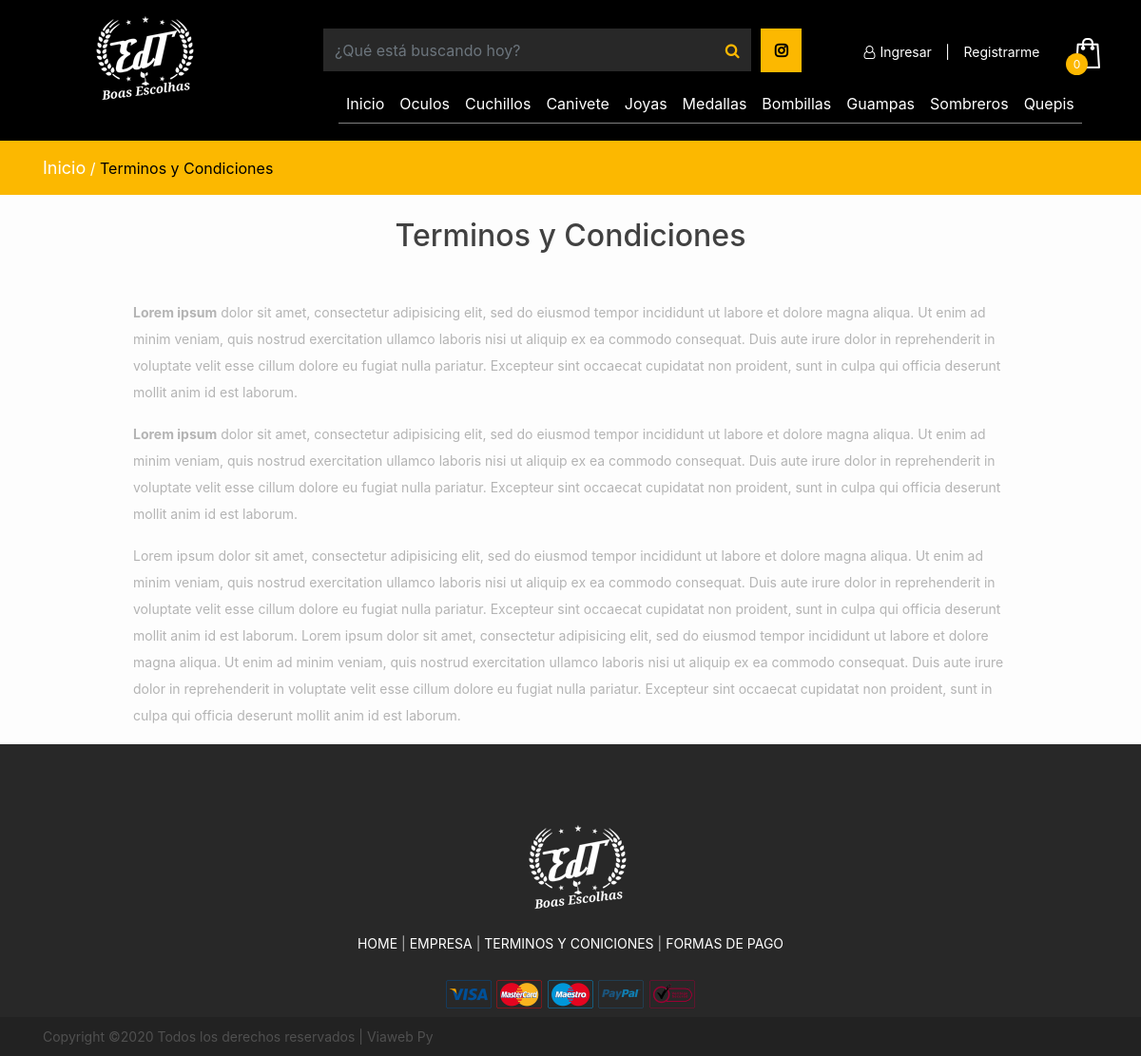
Page /terminos-y-condiciones.php on the committed database.
### tables this page shows
CREATE TABLE IF NOT EXISTS `tb_categoria` (
  `id` int(11) NOT NULL AUTO_INCREMENT,
  `nombre` varchar(80) NOT NULL,
  `id_padre` int(11) DEFAULT NULL,
  `menu` tinyint(1) NOT NULL,
  `url` varchar(80) DEFAULT NULL,
  `activo` tinyint(1) NOT NULL,
  PRIMARY KEY (`id`)
);

CREATE TABLE IF NOT EXISTS `cms` (
  `id` int(11) NOT NULL AUTO_INCREMENT,
  `pagina` varchar(80) NOT NULL,
  `contenido` text NOT NULL,
  PRIMARY KEY (`id`)
);

### includes/funciones.php (called while the page is built, shortened)
<?php
	function getAllMenuCategorias () {
		$connection = conn();
		$sql = "SELECT * FROM tb_categoria WHERE activo = '1' AND menu='1'";
		$query = $connection->prepare($sql);
		$query->execute();
		if ($query->rowCount() > 0) {
			$result= $query->fetchAll();
		} else {
			$result = null;
		}
		return $result;
	}
	function countCart() {
		$total=0;
		if (isset($_SESSION['cart'])) {
			foreach ($_SESSION['cart'] as $counter) {
				$total++;
			}
			$_SESSION['total_item_cart'] = $total;
			return $total;
		} else {
			return $total;
		}
	}
	function getInfo ($pag) {
		$connection = conn();
		$sql = "SELECT cms.* FROM cms WHERE pagina = '$pag'";
		$query = $connection->prepare($sql);
		$query->execute();
		if ($query->rowCount() > 0) {
			$result= $query->fetch();
		} else {
			$result = null;
		}
		return $result;
	}
            	?>

### terminos-y-condiciones.php (the view, shortened to what this page needs)
<!DOCTYPE html>
<html lang="zxx">
<?php
	include("includes/head.php");
	include("includes/funciones.php");
    $info_empresa = getInfo("terminos-y-condiciones.php");
?>
<body>
	<?php include("includes/header.php"); ?>
	<div class="page-info-section page-info">
		<div class="container">
			<div class="site-breadcrumb">
				<a href="index.php">Inicio</a> /
				<span>Terminos y Condiciones</span>
			</div>
		</div>
	</div>
	<div class="page-area product-page spad">
		<div class="container">
            <div class="box-title">
                <br>
                <h3 class="h2 text-center">Terminos y Condiciones</h3>
                <br>
            </div>
            <div class="row">
                <div class="col-md-1"></div>
                <div class="col-md-10">
                    <p><?php echo $info_empresa['contenido'];?></p>
                </div>
                <div class="col-md-1"></div>
            </div>
		</div>
	</div>
	<?php include("includes/footer.php");?>
</html>

### includes/header.php (shortened to what this page needs)
<?php
	$categorias= getAllMenuCategorias();
?>
<header>
<div class="container-fluid">
	<div class="row">
		<div class="container">
			<div class="row">
				<div class= "col-md-3">
					<div class="site-logo">
						<a href="index.php"><img src="img/logo.png" id="logo" alt="logo" ></a>
					</div>
				</div>
				<div class="col-md-9 col-sm-12 menu-area" id="menu">
					<div class="row">
						<div class="col-md-8 col-sm-12">
							<div class="input-group" id="busqueda">
								<input type="text" class="form-control" placeholder="¿Qué está buscando hoy?" id="busqueda-header">
								<div class="input-group-append">
									<button class="btn btn-secondary" type="button" onclick="sentSearch()">
										<i class="fa fa-search"></i>
									</button>
								</div>
							</div>
							<div class="social-top d-none d-lg-block d-md-block">
								<a href=""><i class="fa fa-instagram" aria-hidden="true"></i></a>
							</div>
						</div>
						<div class="col-md-4 col-sm-12">
							<div class="row">
								<div class="col-10 col-md-12">
									<div class="" style="margin-top: 10px;">
										<div class="header-right">
											<?php
												if (!isset($_SESSION['usuario'])){
											?>
												<a href="ingresar.php" class="user-menu register" style="margin-right: 10px;"> <i class="fa fa-user-o" aria-hidden="true"></i>Ingresar</a>
												<span class="user-menu register" style="margin-right: 10px;">|</span>
												<a href="registrar.php" class="user-menu register" style="margin-left: 0px;"> Registrarme</a>
											<?php } ?>
											<a href="cart.php" class="card-bag"><img src="img/icons/bag.png" alt=""><span><?php echo countCart(); ?></span></a>
										</div>
									</div>
								</div>
							</div>
						</div>
					</div>
					<div class="col-md-12">
						<nav class="navbar navbar-expand-lg navbar-light bg-light">
							<div class="collapse navbar-collapse" id="navbarNavAltMarkup">
								<div class="navbar-nav">
									<a class="nav-item nav-link " href="index.php">Inicio <span class="sr-only">(current)</span></a>
									<?php foreach ($categorias as $cat) { ?>
										<a class="nav-item nav-link" href="categorie.php?cat=<?php echo $cat['id']?>"><?php echo $cat['nombre']?></a>
									<?php } ?>
								</div>
							</div>
						</nav>
					</div>
				</div>
			</div>
		</div>
	</div>
</div>
</header>

### css/style.css (style rules this page uses)
html, body { height: 100%; font-family: 'Raleway', sans-serif; -webkit-font-smoothing: antialiased; font-smoothing: antialiased; }
h1, h2, h3, h4, h5, h6 { margin: 0; font-weight: 500; color: #414141; }
h3 { font-size: 30px; }
p { font-size: 14px; color: #b4b4b4; line-height: 2; }
img { max-width: 100%; }
.spad { padding-top: 80px; padding-bottom: 80px; }
.site-logo { display: inline-block; padding-top: 0; float: left; }
.header-right { float: right; }
.header-right a { display: inline-block; }
.header-right .card-bag { position: relative; text-align: center; }
.header-right .card-bag span { position: absolute; width: 23px; height: 23px; left: -7px; bottom: -7px; padding-top: 3px; border-radius: 50px; background: #414141; font-size: 12px; color: #fff; }
.page-info-section { background: #ebebeb; }
.page-info-section.page-info { padding: 87px 0; }
.page-info-section .container { position: relative; }
.site-breadcrumb { color: #909090; }
.site-breadcrumb a { font-size: 18px; color: #909090; }
.site-breadcrumb span { color: #414141; }
.product-page { padding-top: 100px; padding-bottom: 5px; }
@media (min-width: 1200px) { .container { max-width: 1176px; } }
.spad { padding-top: 10px; padding-bottom: 10px; }
.page-info-section { background: black; }
.page-info-section.page-info { padding: 50px 0; }
.site-breadcrumb { color: white; }
.site-breadcrumb a { color: white; }
.site-breadcrumb span { color: rgb(175, 174, 174); }

### css/edt.css (style rules this page uses)
body { background-color: #f1f1f1; }
a { text-decoration: none !important; }
header { background: black; z-index: 999; }
header .menu-area { padding: 10px; padding-top: 30px; }
#busqueda { width: 85%; float: left; }
#busqueda input { background: #282828; border: 0; border-radius: 0; height: 45px; margin-left: 15px; }
#busqueda button { background: #282828; border: 0; border-radius: 0; }
#busqueda i { color: #fcb800; }
.social-top .fa.fa-instagram { background: #fcb800; padding: 15px; color: black; font-weight: 900; margin-left: 10px; }
.header-right .card-bag span { background-color: #fcb800; }
.site-logo { padding-top: 12px; float: left; }
.user-menu { color: #fff; padding: 0; margin-right: 30px; font-size: 14px; }
.user-menu i { color: #fff; padding: 0 5px; }
.page-info-section.page-info { padding: 15px 0; }
.page-info-section { background: #fcb800; }
.product-page { background: #fdfdfd; }
.site-breadcrumb span { color: rgb(0 0 0); }
.spad { padding-top: 0; padding-bottom: 0; }
.bg-light { background-color: #000000 !important; margin-top: 5px; }
.navbar-light .navbar-nav .nav-link { color: white; border-bottom: 1px solid grey; }

### rows in the picture
tb_categoria: nombre "Oculos"
tb_categoria: nombre "Cuchillos"
tb_categoria: nombre "Canivete"
tb_categoria: nombre "Joyas"
tb_categoria: nombre "Medallas"
tb_categoria: nombre "Bombillas"
tb_categoria: nombre "Guampas"
tb_categoria: nombre "Sombreros"
tb_categoria: nombre "Quepis"
cms: contenido "Lorem ipsum dolor sit amet, consectetur adipisicing elit, sed do eiusmod tempor incididunt ut labore et dolore magna aliqua. Ut enim ad minim veniam, quis nostrud exercitation ullamco laboris nisi ut aliquip ex ea commodo consequat. Duis aute irure dolor in reprehenderit in voluptate velit esse cillum dolore eu fugiat nulla pariatur. Excepteur sint occaecat cupidatat non proident, sunt in culpa qui officia deserunt mollit anim id est laborum. Lorem ipsum dolor sit amet, consectetur adipisicing elit, sed do eiusmod tempor incididunt ut labore et dolore magna aliqua. Ut enim ad minim veniam, quis nostrud exercitation ullamco laboris nisi ut aliquip ex ea commodo consequat. Duis aute irure…"

### other values in the picture
countCart() "0"
